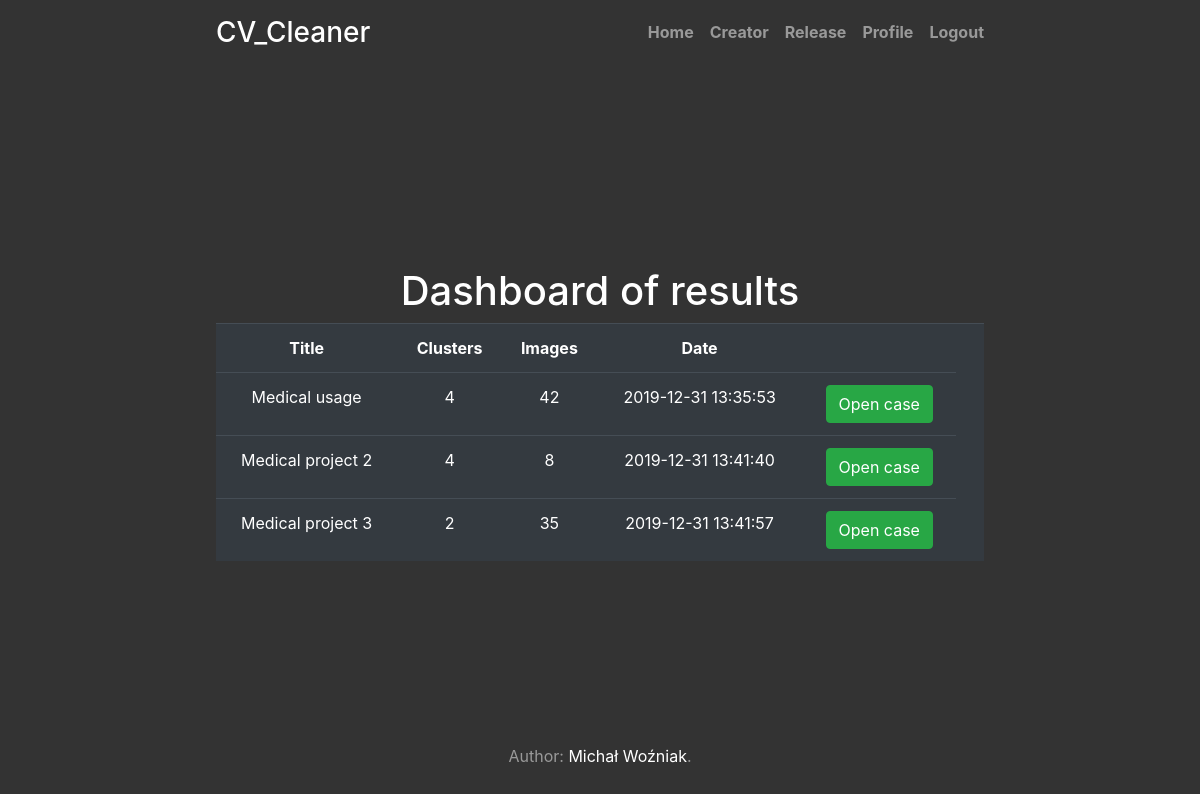
Page /release (signed in) on the committed database.
### tables this page shows
CREATE TABLE projects_settings(
   ID INTEGER PRIMARY KEY,
   title VARCHAR(200),
   number_of_clusters VARCHAR(200),
   comments TEXT,
   create_date TIMESTAMP DEFAULT CURRENT_TIMESTAMP
);

### application.py (the view)
@app.route("/release")
@logged_in_checker
def release():
    db = sqlite3.connect('databases/coreApp.db')
    cursor = db.cursor()
    command = f"CREATE VIEW dashboard as SELECT title, number_of_clusters, create_date, COUNT(c.ID) as number_of_images,\
         hash FROM projects_settings AS a LEFT JOIN projects as b ON a.ID = b.ID LEFT JOIN images as c ON a.ID = c.project_id\
              LEFT JOIN extra_plots as d ON a.ID = d.project_ID WHERE user_id = {session.get('ID')} AND d.project_ID IS\
                   NOT NULL GROUP BY c.project_id ORDER BY create_date"
    cursor.execute("DROP VIEW IF EXISTS dashboard")
    cursor.execute(command)
    cursor.execute("SELECT * from dashboard")
    cursor.row_factory = sqlite3.Row
    rows = cursor.fetchall()
    data = [dict(i) for i in rows]
    if len(data) > 0:
        return render_template('release.html', data=data)
    else:
        msg = 'Empty! Create some projects!'
        return render_template('release.html', msg=msg)
    db.close()

### application.py (called while the page is built)
def logged_in_checker(f):
    @wraps(f)
    def wrap(*args, **kwargs):
        if 'logged_in' in session:
            return f(*args, **kwargs)
        else:
            flash('Unauthorized!, Please login now!', 'danger')
            return redirect(url_for('signin'))
    return wrap

### templates/release.html
{% extends 'layout.html' %}
{% block body %}<br></br>
  <h1>Dashboard of results</small></h1>
  <table class="table table-dark">
    <tr>
      <th>Title</th>
      <th>Clusters</th>
      <th>Images</th>
      <th>Date</th>
      <th></th>
      <th></th>
    </tr>
    {% for project in data %}
      <tr>
        <td>{{project.title}}</td>
        <td>{{project.number_of_clusters}}</td>
        <td>{{project.number_of_images}}</td>
        <td>{{project.create_date}}</td>
        <td><a href="case/{{project.hash}}" class="btn btn-success pull-right">Open case</a></td>
      </tr>
    {% endfor %}
  </table>
{% endblock %}

### templates/layout.html (shortened to what this page needs)
<!DOCTYPE html>
<html lang="en">
    <head>
        <link rel="stylesheet" href="https://stackpath.bootstrapcdn.com/bootstrap/4.4.1/css/bootstrap.min.css">
           <link href="static\cover.css" rel="stylesheet">
           <link rel="stylesheet" href="{{ url_for('static', filename='../static/cover.css') }}">
    </head>
    <body class="text-center">
        <div class="cover-container d-flex w-100 h-100 p-3 mx-auto flex-column" >
                <header class="masthead mb-auto">
                    <div class="inner">
                    <h3 class="masthead-brand">CV_Cleaner</h3>
                    {% include 'includes/_navbar.html' %}
                    </div>
                </header>
                {% block body %}{% endblock %}
                <footer class="mastfoot mt-auto">
                    <div class="inner">
                    <p>Author: <a href="https://www.linkedin.com/in/micha%C5%82-wo%C5%BAniak-0a89ab160/">Michał Woźniak</a>.</p>
                    </div>
                </footer>
                </div>
    </body>
    </html>

### templates/includes/_navbar.html
<nav class="nav nav-masthead justify-content-center">
        <a class="nav-link " href="/">Home</a>
        {% if session.logged_in %}
        <a class="nav-link " href="/creator">Creator</a>
        <a class="nav-link" href = "/release">Release</a>
        <a class="nav-link" href = "/profile">Profile</a>
        <a class="nav-link" href="/logout">Logout</a>
            {% else %}
            <a class="nav-link" href="/features">Features</a>
            <a class="nav-link" href="/features_more">Our algorithms</a>
            <a class="nav-link" href="/contact">Contact</a>
        <a class="nav-link " href="/signup">Sign up</a>
        <a class="nav-link" href="/signin">Sign in</a>
            {% endif %}
    </nav>

### static/cover.css (style rules this page uses)
a, a:focus, a:hover { color: #fff; }
html, body { height: 100%; background-color: #333; }
body { display: -ms-flexbox; display: flex; color: #fff; }
.cover-container { max-width: 50em; }
.masthead { margin-bottom: 2rem; }
.masthead-brand { margin-bottom: 0; }
.nav-masthead .nav-link { padding: .25rem 0; font-weight: 700; color: rgba(255, 255, 255, .5); background-color: transparent; border-bottom: .25rem solid transparent; }
.nav-masthead .nav-link + .nav-link { margin-left: 1rem; }
@media (min-width: 48em) { .masthead-brand { float: left; } }
@media (min-width: 48em) { .nav-masthead { float: right; } }
.mastfoot { color: rgba(255, 255, 255, .5); }

### rows in the picture
projects_settings: title "Medical usage", number_of_clusters "4", number_of_images "42", create_date "2019-12-31 13:35:53"
projects_settings: title "Medical project 2", number_of_clusters "4", number_of_images "8", create_date "2019-12-31 13:41:40"
projects_settings: title "Medical project 3", number_of_clusters "2", number_of_images "35", create_date "2019-12-31 13:41:57"
